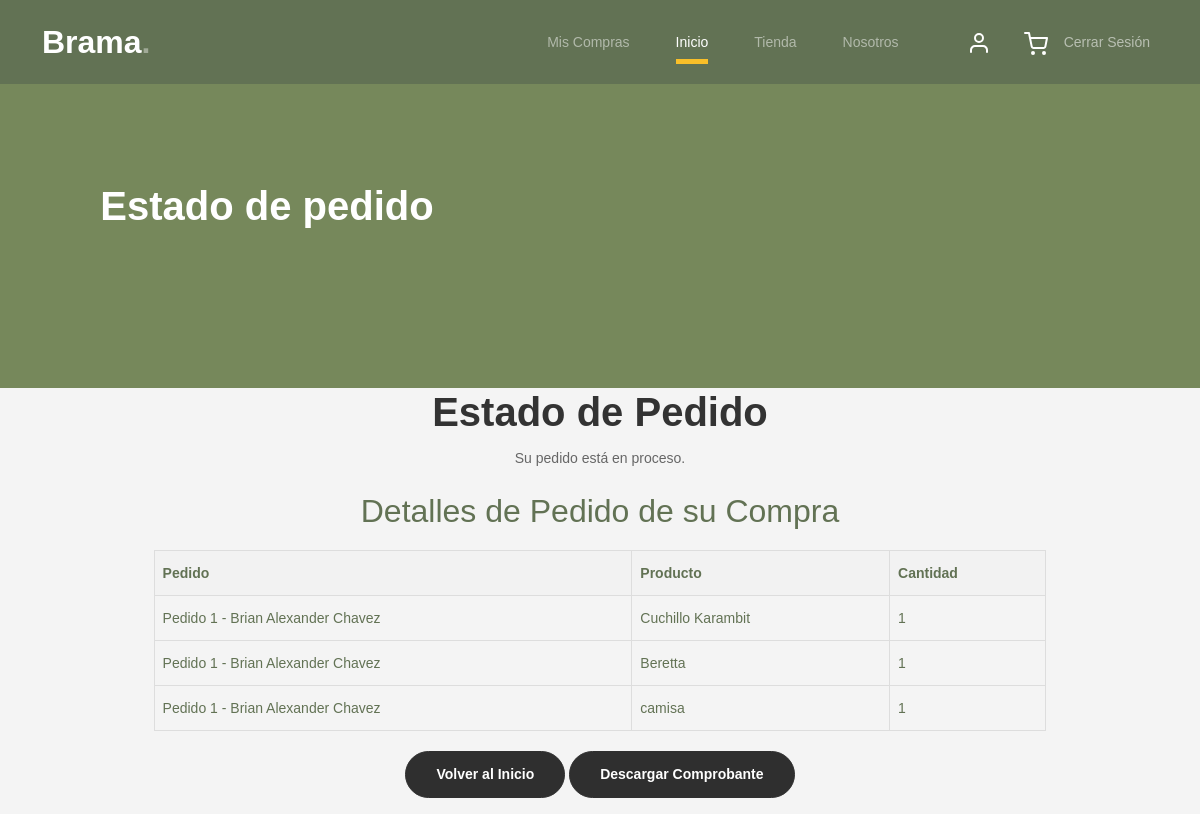
Page /detallepedido/1 on the committed database.
### aplicacion/models.py (models this page shows, shortened)
class DetallePedido(models.Model):
    pedido = models.ForeignKey(Pedido, on_delete=models.CASCADE)
    producto = models.ForeignKey(Producto, on_delete=models.CASCADE)
    cantidad = models.IntegerField(default=1)

class Pedido(models.Model):
    usuario = models.ForeignKey(Usuario, on_delete=models.PROTECT)
    id = models.AutoField(primary_key=True)
    nombre_cliente = models.CharField(max_length=100)
    direccion = models.CharField(max_length=200)
    correo = models.EmailField()
    celular = models.CharField(max_length=20)
    region = models.CharField(max_length=25, choices=REGIONES, default='CONCEPCION')
    fecha_pedido = models.DateField(auto_now_add=True)
    boleta = models.CharField(max_length=15, choices=[
        ('sin_boleta', 'Sin boleta'),
        ('con_boleta', 'Con boleta'),
    ])
    estado = models.CharField(max_length=20, choices=[
        ('cancelado', 'Cancelado'),
        ('en_proceso', 'En Proceso'),
        ('finalizado', 'Finalizado'),
    ], default='en_proceso')
    adicional = models.TextField(blank=True, null=True)  # Añadimos el campo adicional
    def __str__(self):
        return f"Pedido {self.id} - {self.nombre_cliente}"

class Producto(models.Model):
    cod_producto = models.AutoField(primary_key=True)
    nombre = models.CharField(max_length=50)
    tipo_producto = models.CharField(max_length=10, choices=TIPO_PRODUCTO, default='OTRO PRODUCTO')
    tipo_municion = models.CharField(max_length=100, choices=TIPO_MUNICION, default='OTRO')
    precio = models.IntegerField(validators=[MinValueValidator(1000), MaxValueValidator(999999999)])
    stock = models.IntegerField(default=0)
    imagen = models.ImageField(upload_to='productos', null=True)
    def __str__(self):
        return self.nombre

### aplicacion/views.py (the view)
# urls.py: path('detallepedido/<int:id>', detallepedido, name='detallepedido'),
def detallepedido(request,id):
    detallepedido = get_list_or_404(DetallePedido, pedido_id=id)
    datos = {
        'detallepedido':detallepedido
    }
    return render(request, "aplicacion/detallepedido.html",datos)

### aplicacion/templates/aplicacion/detallepedido.html (shortened to what this page needs)
{% load static %}
<!DOCTYPE html>
<html lang="es">
<head>
    <link rel="stylesheet" href="{% static 'aplicacion/css/bootstrap.min.css' %}">
    <link href="https://cdnjs.cloudflare.com/ajax/libs/font-awesome/6.0.0-beta3/css/all.min.css" rel="stylesheet">
    <link rel="stylesheet" href="{% static 'aplicacion/css/tiny-slider.css' %}">
    <link rel="stylesheet" href="{% static 'aplicacion/css/style.css' %}">
    <link rel="stylesheet" href="{% static 'aplicacion/css/styleestadopedido.css' %}">
</head>
<body>
    <nav class="custom-navbar navbar navbar-expand-md navbar-dark bg-dark" arial-label="Furni navigation bar">
        <div class="container">
            <a class="navbar-brand" href="{% url 'index' %}">Brama<span>.</span></a>
            <div class="collapse navbar-collapse" id="navbarsFurni">
                <ul class="custom-navbar-nav navbar-nav ms-auto mb-2 mb-md-0">
                    <li><a class="nav-link" href="{% url 'miscompras' %}">Mis Compras</a></li>
                    <li class="nav-item active"><a class="nav-link" href="{% url 'index' %}">Inicio</a></li>
                    <li><a class="nav-link" href="{% url 'shop' %}">Tienda</a></li>
                    <li><a class="nav-link" href="{% url 'about' %}">Nosotros</a></li>
                </ul>
                <ul class="custom-navbar-cta navbar-nav mb-2 mb-md-0 ms-5">
                    <li><a class="nav-link" href="{% url 'login' %}"><img src="{% static 'aplicacion/img/user.svg' %}"></a></li>
                    <li><a class="nav-link" href="{% url 'cart' %}"><img src="{% static 'aplicacion/img/cart.svg' %}"></a></li>
                    <li><a class="nav-link" href="{% url 'salir' %}">Cerrar Sesión</a></li>
                </ul>
            </div>
        </div>
    </nav>
    <div class="hero">
        <div class="container">
            <div class="row justify-content-between">
                <div class="col-lg-5">
                    <div class="intro-excerpt">
                        <h1>Estado de pedido</h1>
                    </div>
                </div>
                <div class="col-lg-7"></div>
            </div>
        </div>
    </div>
    <div class="container">
        <h1>Estado de Pedido</h1>
        {% if envio.estado != 'Completado' %}
        <p>Su pedido está en proceso.</p>
        {% else %}
        <p>Su pedido ha sido {{ envio.estado }}.</p>
        <p class="success">¡Pedido Completado!</p>
        {% endif %}
        <div class="details">
            <h2>Detalles de Pedido de su Compra</h2>
            <table>
                <tr>
                    <th>Pedido</th>
                    <th>Producto</th>
                    <th>Cantidad</th>
                </tr>
                {% for detallepedido in detallepedido %}
                <tr>
                    <td>{{ detallepedido.pedido }}</td>
                    <td>{{ detallepedido.producto }}</td>
                    <td>{{ detallepedido.cantidad }}</td>
                </tr>
                {% endfor %}
            </table>
        </div>
        <p>
            <a href="{% url 'index' %}" class="btn btn-sm btn-outline-black">Volver al Inicio</a>
            <button id="descargar-comprobante-btn" class="btn btn-sm btn-outline-black">Descargar Comprobante</button>
        </p>
    </div>
</body>
</html>

### aplicacion/static/aplicacion/css/style.css (style rules this page uses)
body { overflow-x: hidden; position: relative; }
body { font-family: "Inter", sans-serif; font-weight: 400; line-height: 28px; color: #6a6a6a; font-size: 14px; background-color: #eff2f1; }
a { text-decoration: none; -webkit-transition: .3s all ease; -o-transition: .3s all ease; transition: .3s all ease; color: #2f2f2f; text-decoration: underline; }
.custom-navbar { background: #627254 !important; padding-top: 20px; padding-bottom: 20px; }
.custom-navbar .navbar-brand { font-size: 32px; font-weight: 600; }
.custom-navbar .navbar-brand > span { opacity: .4; }
@media (min-width: 992px) { .custom-navbar .custom-navbar-nav li { margin-left: 15px; margin-right: 15px; } }
.custom-navbar .custom-navbar-nav li a { font-weight: 500; color: #ffffff !important; opacity: .5; -webkit-transition: .3s all ease; -o-transition: .3s all ease; transition: .3s all ease; position: relative; }
@media (min-width: 768px) { .custom-navbar .custom-navbar-nav li a:before { content: ""; position: absolute; bottom: 0; left: 8px; right: 8px; background: #f9bf29; height: 5px; opacity: 1; visibility: visible; width: 0; -webkit-transition: .15s all ease-out; -o-transition: .15s all ease-out; transition: .15s all ease-out; } }
.custom-navbar .custom-navbar-nav li.active a { opacity: 1; }
.custom-navbar .custom-navbar-nav li.active a:before { width: calc(100% - 16px); }
.custom-navbar .custom-navbar-cta { margin-left: 0 !important; -webkit-box-orient: horizontal; -webkit-box-direction: normal; -ms-flex-direction: row; flex-direction: row; }
@media (min-width: 768px) { .custom-navbar .custom-navbar-cta { margin-left: 40px !important; } }
.custom-navbar .custom-navbar-cta li { margin-left: 0px; margin-right: 0px; }
.custom-navbar .custom-navbar-cta li:first-child { margin-right: 20px; }
.hero { background: #76885B; padding: calc(4rem - 30px) 0 0rem 0; }
@media (min-width: 768px) { .hero { padding: calc(4rem - 30px) 0 4rem 0; } }
@media (min-width: 992px) { .hero { padding: calc(8rem - 30px) 0 8rem 0; } }
.hero .intro-excerpt { position: relative; z-index: 4; }
@media (min-width: 992px) { .hero .intro-excerpt { max-width: 450px; } }
.hero h1 { font-weight: 700; color: #ffffff; margin-bottom: 30px; }
.btn { font-weight: 600; padding: 12px 30px; border-radius: 30px; color: #ffffff; background: #2f2f2f; border-color: #2f2f2f; }
:root { --dark-green: #627254; --light-green: #76885B; --gray: #DDDDDD; --light-gray: #EEEEEE; }
body { background-color: var(--light-gray); color: var(--dark-green); }
h1 { color: var(--light-green); }
body { font-family: 'Roboto', sans-serif; background-color: #EEEEEE; }
h1 { color: #627254; font-weight: 700; }

### aplicacion/static/aplicacion/css/styleestadopedido.css (style rules this page uses)
body { font-family: Arial, sans-serif; text-align: center; background-color: #f4f4f4; }
h1 { color: #333; }
p { color: #666; }
.details { margin-top: 20px; }
table { width: 80%; margin: 20px auto; border-collapse: collapse; }
th, td { border: 1px solid #dddddd; padding: 8px; text-align: left; }
th { background-color: #f2f2f2; }

### rows in the picture
DetallePedido: pedido "Pedido 1 - Brian Alexander Chavez", producto "Cuchillo Karambit", cantidad "1"
DetallePedido: pedido "Pedido 1 - Brian Alexander Chavez", producto "Beretta", cantidad "1"
DetallePedido: pedido "Pedido 1 - Brian Alexander Chavez", producto "camisa", cantidad "1"
